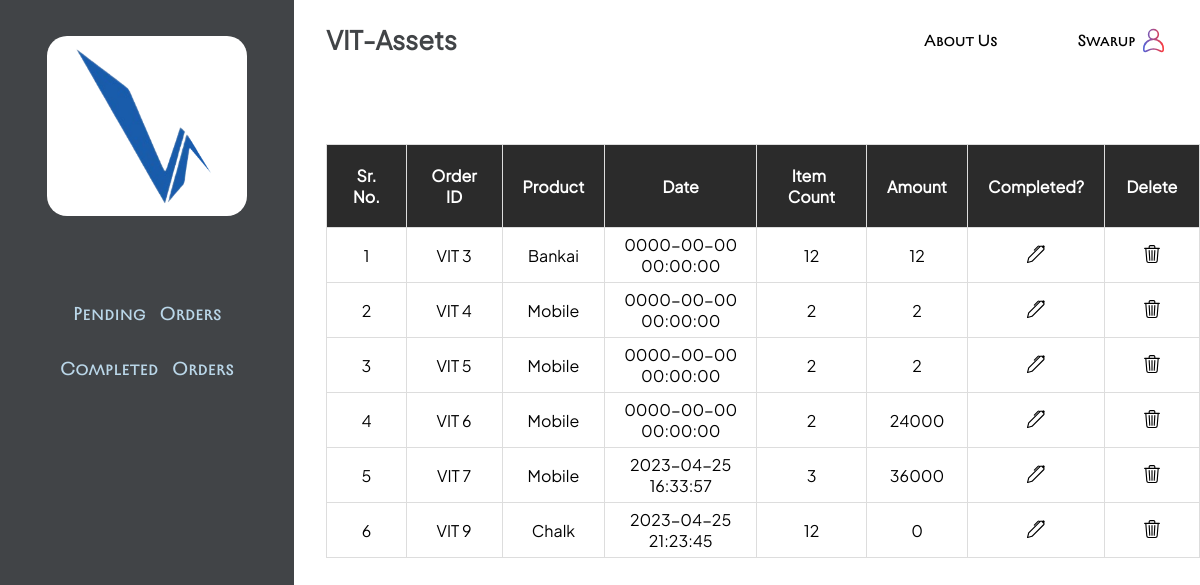
The page /supplier_pending_order.php (signed in) on the database its author committed.
### tables this page shows
CREATE TABLE `orders` (
  `order_id` int(11) NOT NULL,
  `order_date` datetime NOT NULL DEFAULT current_timestamp(),
  `order_count` int(11) NOT NULL,
  `amount` int(11) NOT NULL,
  `sup_id` int(11) NOT NULL,
  `prod_id` int(11) NOT NULL,
  `status` int(11) NOT NULL
);

CREATE TABLE `products` (
  `prod_id` int(11) NOT NULL,
  `prod_name` varchar(150) NOT NULL,
  `prod_count` int(150) NOT NULL,
  `cat_id` int(11) NOT NULL,
  `sup_id` int(11) NOT NULL,
  `rate` int(11) NOT NULL
);

### supplier_pending_order.php (the view, shortened to what this page needs)
<!DOCTYPE html>
<html>
<head>
    <link rel="stylesheet" href="https://cdn.jsdelivr.net/npm/bootstrap-icons@1.10.3/font/bootstrap-icons.css">
    <link rel="stylesheet" href="table.css">
</head>
<body>
    <section>
        <div class="main-row">
            <div class="col-2 sec-1 ">
                <div class="div-img">
                    <img src="logo.png" width="160px">
                </div>
                <div class="link">
                    <h3 class="link-text">
                        <a href="./supplier_pending_order.php">
                            Pending &nbsp; Orders
                        </a>
                    </h3>
                </div>
                <div class="link">
                    <h3 class="link-text">
                        <a href="./supplier_completed_order.php">
                            Completed &nbsp; Orders
                        </a>
                    </h3>
                </div>
            </div>
            <div class=" col-10 sec-2">
                <nav>
                    <h1 class="logo">
                        <a href="./supplier_home.php"> VIT-Assets </a>
                    </h1>
                    <ul class="links">
                        <li class="link-text">
                            <a href="./abt_us.html" class="nav-link">
                                About Us
                            </a>
                        </li>
                        <li class="link-text dropdown">
                            <div style="display: flex;"><a href="javascript:void(0)"
                                    class="dropbtn nav-link">
                                    <?php
    echo explode(' ', $_SESSION['iname'])[0]
                                    ?>
                                </a> <img src="profile.svg" width="25"
                                    style="margin-left: -10px;"></div>
                        </li>
                    </ul>
                </nav>
                <table id="customers">
                    <tr>
                        <th style="text-align:center; padding: 20px;">Sr. No.</th>
                        <th style="text-align:center; padding: 20px;">Order ID</th>
                        <th style="text-align:center; padding: 20px;">Product</th>
                        <th style="text-align:center; padding: 20px;">Date</th>
                        <th style="text-align:center; padding: 20px;">Item &nbsp; Count</th>
                        <th style="text-align:center; padding: 20px;">Amount</th>
                        <th style="text-align:center; padding: 20px;">Completed?</th>
                        <th style="text-align:center; padding: 20px;">Delete</th>
                    </tr>
                    <?php
                    $i = 0;
                    $conn = mysqli_connect('localhost', 'root', '', 'college_inv')
                        or die('Connection Issue');
                    $id = $_SESSION['iid'];
                    if (isset($_GET['search'])) {
                        $src = $_GET['search'];
                        $res = mysqli_query($conn, "select * from orders WHERE sup_name LIKE '%$src%'sup_id=$id AND and status='0'");
                    } else {
                        $res = mysqli_query($conn, "select * from orders WHERE sup_id=$id AND  status='0'");
                    }
                    while ($data = mysqli_fetch_assoc($res)) {
                        $prod_id = $data["prod_id"];
                        $sqli = mysqli_fetch_assoc(mysqli_query($conn, "SELECT * from products where prod_id = '$prod_id'"));
                        ?>
                        <tr>
                            <td>
                                <?php echo ++$i; ?>
                            </td>
                            <td>VIT
                                <?php echo $data['order_id'] ?>
                            </td>
                            <td><?php echo $sqli['prod_name']; ?></td>
                            <td>
                                <?php echo $data['order_date'] ?>
                            </td>
                            <td>
                                <?php echo $data['order_count'] ?>
                            </td>
                            <td>
                                <?php echo $data['amount'] ?>
                            </td>
                            <td class="btn-center">
                                <a href="./completeOrder.php?id=<?php echo $data['order_id'] ?>"><button class="update-btn">
                                    </button></a>
                            </td>
                            <td class="btn-center"><a href="./deleteOrder.php <?php echo $data['order_id'] ?>"><button class="delete-btn">
                                    </button></a></td>
                        </tr>
                        <?php
                    }
                    ?>
                </table>
            </div>
        </div>
    </section>
</body>
</html>

### table.css (style rules this page uses)
* { padding: 0; margin: 0; box-sizing: border-box; font-family: pitagon-reg; }
.sec-1 { display: flex; align-items: center; justify-content: flex-start; padding: 2rem; padding-top: 3%; flex-direction: column; background-color: rgb(65, 68, 71); width: 40vh; height: 100vh; }
.div-img { display: flex; align-items: center; justify-content: center; padding: 10px; border-radius: 20px; width: 200px; background-color: white; margin-bottom: 60px; }
.link { display: flex; align-items: center; justify-content: center; text-align: center; color: white; margin-top: 20px; padding: 5px; }
.link-text a { font-family: Ricordi-regular; font-weight: lighter; color: #BAD7E9; }
a { color: currentColor; text-decoration: none; }
.main-row { display: flex; gap: 2rem; }
nav { height: 10vh; width: 70vw; display: flex; align-items: center; justify-content: space-between; }
.logo { color: rgb(65, 68, 71); font-size: 1.6rem; font-family: Ricordi-regular; }
.btn-center { text-align: center; }
.update-btn { background-color: #2b346700; color: black; border: none; padding: .5rem 2rem; transition: all ease-in-out 600ms; }
.delete-btn { background-color: #eb455e00; border: none; padding: .5rem 2rem; transition: all ease-in-out 600ms; }
ul { list-style: none; display: flex; align-items: center; gap: 3rem; }
.link-text a.nav-link { color: black; transition: all ease-in-out 500ms; }
#customers { flex-direction: column; justify-content: center; align-items: center; font-family: Arial, Helvetica, sans-serif; border-collapse: collapse; width: 100%; margin-top: 4rem; }
#customers td, #customers th { border: 1px solid #ddd; padding: 6px; text-align: center; }
#customers th { padding-top: 12px; padding-bottom: 12px; text-align: left; background-color: rgb(43, 43, 43); color: white; }

### supplier_pending_order.php (style rules this page uses)
li { float: left; }
li a, .dropbtn { display: inline-block; color: white; text-align: center; padding: 14px 16px; text-decoration: none; }
li.dropdown { display: inline-block; }

### rows shown on the page
orders: order_id "3", prod.prod_name "Bankai", order_date "0000-00-00 00:00:00", order_count "12", amount "12"
orders: order_id "4", prod.prod_name "Mobile", order_date "0000-00-00 00:00:00", order_count "2", amount "2"
orders: order_id "5", prod.prod_name "Mobile", order_date "0000-00-00 00:00:00", order_count "2", amount "2"
orders: order_id "6", prod.prod_name "Mobile", order_date "0000-00-00 00:00:00", order_count "2", amount "24000"
orders: order_id "7", prod.prod_name "Mobile", order_date "2023-04-25 16:33:57", order_count "3", amount "36000"
orders: order_id "9", prod.prod_name "Chalk", order_date "2023-04-25 21:23:45", order_count "12", amount "0"

### other values the page prints
explode(' ', $_SESSION['iname'])[0] "Swarup"
